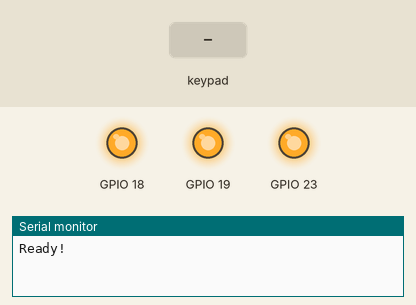
Bench run of a sketch on a simulated ESP32. Parts: output pins drawn as LEDs (lit = HIGH), the last lines printed to the serial monitor. The test bench sets the inputs (shaded band).

Above: at 1.2 s.
1.3 s: key '*' pressed
At 1.8 s:
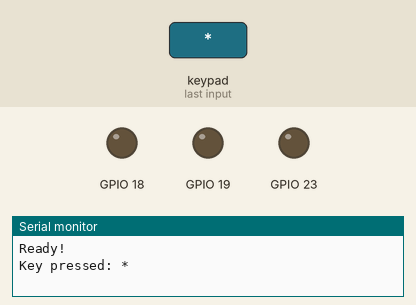
2.8 s: keypad keys 5 1 3 1 2 1 4 pressed 0.4 s apart
At 4.6 s:
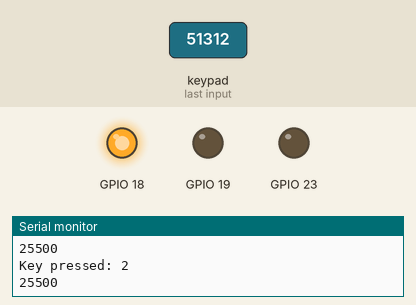
7.1 s: key '#' pressed
At 8.3 s:
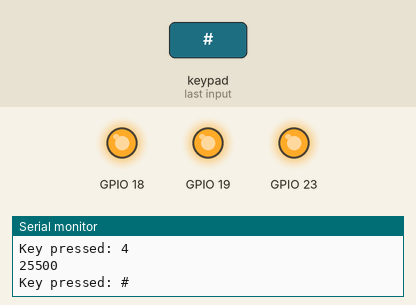
8.6 s: keypad keys 5 1 3 1 2 1 4 D pressed 0.4 s apart
At 11.8 s:
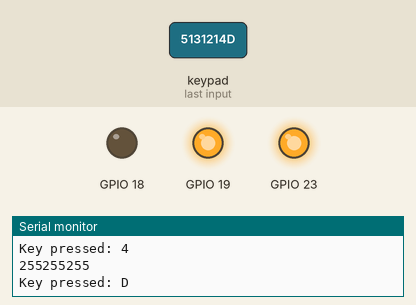
13.3 s: keypad keys 1 6 1 7 2 5 2 6 A pressed 0.4 s apart
At 14.3 s:
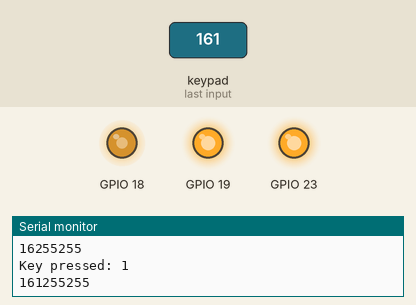
18.4 s: key 'D' pressed
At 19.6 s:
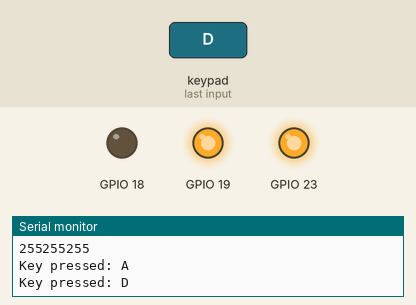
Timing chart, 0 to 20.9 s (numbered marks = the images above; inputs shaded):
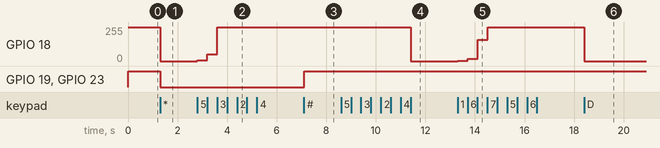

Measured:
- after the input at 1.3 s, GPIO 18: 255/255 → 0/255 at once; GPIO 19, GPIO 23: HIGH → LOW at once
- after the input at 2.8 s, GPIO 18: 0/255 → 5/255 at once, → 51/255 0.40 s later, → 255/255 0.39 s later
- after the input at 7.1 s, GPIO 19, GPIO 23: LOW → HIGH at once
- after the input at 8.6 s, GPIO 18: 255/255 → 0/255 after 2.8 s
- after the input at 13.3 s, GPIO 18: 0/255 → 1/255 at once, → 16/255 0.40 s later, → 160/255 0.39 s later, → 255/255 0.40 s later
- after the input at 18.4 s, GPIO 18: 255/255 → 0/255 at once

The sketch:

keymap_rgb_led.ino
```cpp
#include <Keypad.h>

typedef struct {
  int pin;
  byte channel;
} LEDChannel;

// RGB LED
const int LED_PINS_COUNT = 3;
const LEDChannel ledChannels[LED_PINS_COUNT] = {
  {18, 0}, // red
  {19, 1}, // green
  {23, 2}  // blue
};
int rgb[3] = {255, 255, 255};
int target_color = 0;

// Keypad
const int KEYPAD_ROWS     = 4;
const int KEYPAD_COLUMNS  = 4;
char keys[KEYPAD_ROWS][KEYPAD_COLUMNS] = {
  {'1', '2', '3', 'A'},
  {'4', '5', '6', 'B'},
  {'7', '8', '9', 'C'},
  {'*', '0', '#', 'D'},
};
byte rowPins[KEYPAD_ROWS] = {5, 13, 12, 14};
byte colPins[KEYPAD_COLUMNS] = {16, 17, 25, 26};

Keypad keypad = Keypad(makeKeymap(keys), rowPins, colPins, KEYPAD_ROWS, KEYPAD_COLUMNS);

void setup() {
  Serial.begin(115200);
  for (int i = 0; i < LED_PINS_COUNT; i++) {
    ledcAttachChannel(ledChannels[i].pin, 1000, 8, ledChannels[i].channel);
  }
  setColor(255, 255, 255);
  while(!Serial);
  Serial.println("Ready!");
}

void loop() {
  char keyPressed = keypad.getKey();
  if (keyPressed) {
    Serial.print("Key pressed: ");
    Serial.println(keyPressed);
    switch (keyPressed) {
      case '1':
        handleNumber(1);
        break;
      case '2':
        handleNumber(2);
        break;
      case '3':
        handleNumber(3);
        break;
      case '4':
        handleNumber(4);
        break;
      case '5':
        handleNumber(5);
        break;
      case '6':
        handleNumber(6);
        break;
      case '7':
        handleNumber(7);
        break;
      case '8':
        handleNumber(8);
        break;
      case '9':
        handleNumber(9);
        break;
      case '*':
        setColor(0, 0, 0);
        break;
      case '#':
        setColor(255, 255, 255);
        break;
      case 'A':
        target_color = 0;
        break;
      case 'B':
        target_color = 1;
        break;
      case 'C':
        target_color = 2;
        break;
      case 'D':
        rgb[target_color] = 0;
        updateColor();
        break;
    }
  }
}

void handleNumber(int number) {
  int value = rgb[target_color];
  value *= 10;
  value += number;
  if (value > 255) {
    value = 255;
  }
  rgb[target_color] = value;
  Serial.print(rgb[0]);
  Serial.print(rgb[1]);
  Serial.println(rgb[2]);
  updateColor();
}

void setColor(int red, int green, int blue) {
  rgb[0] = red;
  rgb[1] = green;
  rgb[2] = blue;
  updateColor();
}

void updateColor() {
  ledcWriteChannel(ledChannels[0].channel, rgb[0]);
  ledcWriteChannel(ledChannels[1].channel, rgb[1]);
  ledcWriteChannel(ledChannels[2].channel, rgb[2]);
}
```
